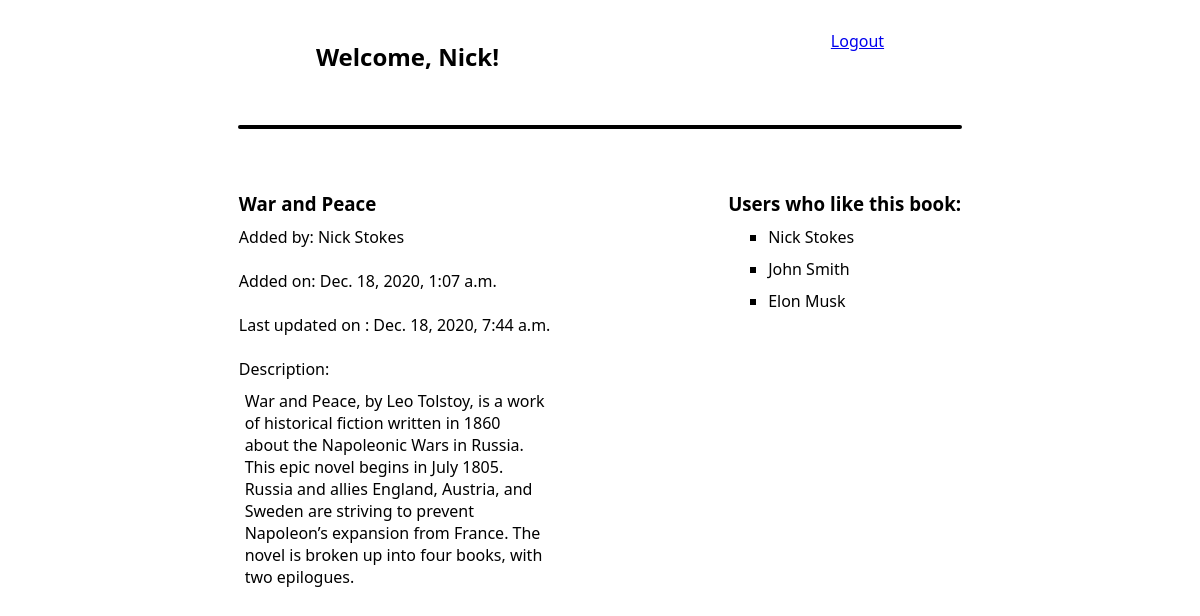
The page /books/13/view (signed in) on the database its author committed.
### books_app/models.py (models this page shows, shortened)
class User(models.Model):
    first_name = models.CharField(max_length=45)
    last_name = models.CharField(max_length=45)
    email = models.EmailField(max_length=45)
    password = models.CharField(max_length=70)
    created_at = models.DateTimeField(auto_now_add=True)
    updated_at = models.DateTimeField(auto_now=True)
    objects = UserManager()

class Books(models.Model):
    title = models.CharField(max_length=255)
    description = models.TextField(null=True)
    uploaded_by = models.ForeignKey(User, related_name="books_uploaded", on_delete = models.CASCADE)
    users_who_like = models.ManyToManyField(User, related_name="liked_books")
    created_at = models.DateTimeField(auto_now_add=True)
    updated_at = models.DateTimeField(auto_now=True)
    objects = BookManager()

### books_app/views.py (the view)
# urls.py: path('books/<int:id>/view', views.view),
def view(request, id):
    book = Books.objects.get(id = id)
    user = User.objects.get(id=request.session['user_id'])
    context = {
            "book": book,
            "user": User.objects.get(id=request.session['user_id']),
            "books": Books.objects.get(id = id),
            "users_who_like": book.users_who_like.all()
        }
    return render(request, "view.html", context)

### books_app/templates/view.html (shortened to what this page needs)
<!DOCTYPE html>
<html lang="en">
<head>
    {% load static %}
    <link rel="stylesheet" href="{% static 'css/index.css' %}" />
</head>
<body>
    <div class="boxes">
        <div class="box1">
            <h2>Welcome, {{ user.first_name }}!</h2><br>
        </div>
        <div class="box2">
            <a class="logout" href="/logout" method=post>Logout</a>
        </div>
    </div>
    <div class="line"></div><br>
    <div class="boxes">
        <div class="box1">
        <h3>{{ books.title }}</h3>
        Added by: {{ books.uploaded_by.first_name }} {{ books.uploaded_by.last_name }} <br><br>
        Added on: {{ books.created_at }} <br><br>
        Last updated on : {{ books.updated_at }} <br><br>
        Description: <br>
        <div class="desc">
            {{ books.description }}
        </div>
        </div>
        <div class="box2">
        <h3>Users who like this book:</h3>
        {% for user_who_likes in users_who_like %}
        <ul>
            <li class="users_who_like">
                {{ user_who_likes.first_name }} {{ user_who_likes.last_name }}
            </li>
        </ul>
        {% endfor %}
        </div>
    </div>
</body>
</html>

### books_app/static/css/index.css (style rules this page uses)
* { margin: 10px auto; font-family: 'Segoe UI', Tahoma, Geneva, Verdana, sans-serif; }
.boxes { display: flex; justify-content: center; width: 75%; }
.line { border: 2px solid black; height: 0px; width: 60%; border-radius: 30px; }
li { list-style-type: none; }
.desc { width: 300px; }
.users_who_like { list-style-type: square; }

### rows shown on the page
User: first_name "Nick", last_name "Stokes"
Books: title "War and Peace", uploaded_by.first_name "Nick", uploaded_by.last_name "Stokes", created_at "Dec. 18, 2020, 1:07 a.m.", updated_at "Dec. 18, 2020, 7:44 a.m.", description "War and Peace, by Leo Tolstoy, is a work of historical fiction written in 1860 about the Napoleonic Wars in Russia. This epic novel begins in July 1805. Russia and allies England, Austria, and Sweden are striving to prevent Napoleon’s expansion from France. The novel is broken up into four books, with two epilogues."
User: first_name "John", last_name "Smith"
User: first_name "Elon", last_name "Musk"
